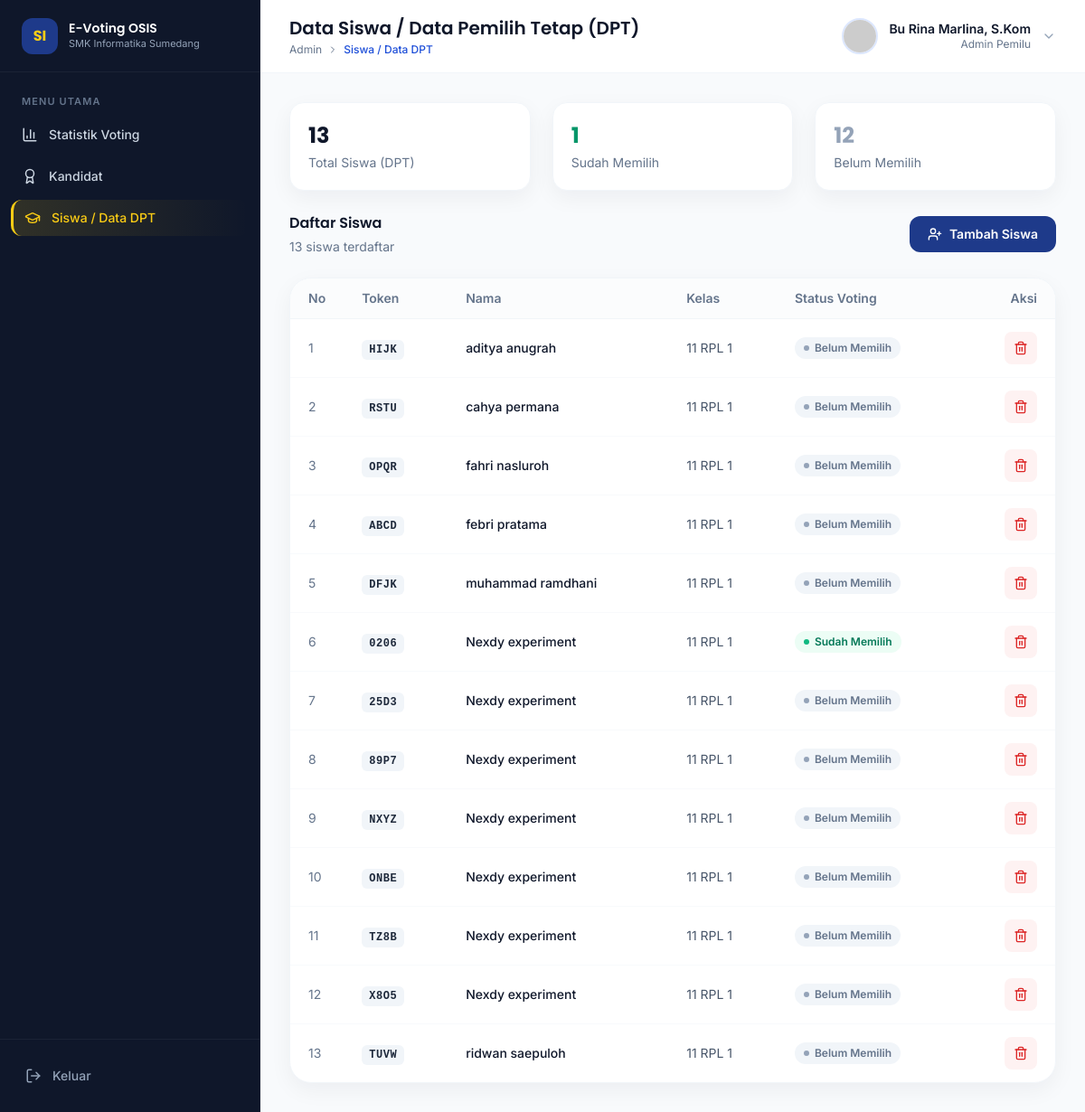
The page /piketos-full/admin/siswa.php on the database as committed earlier.
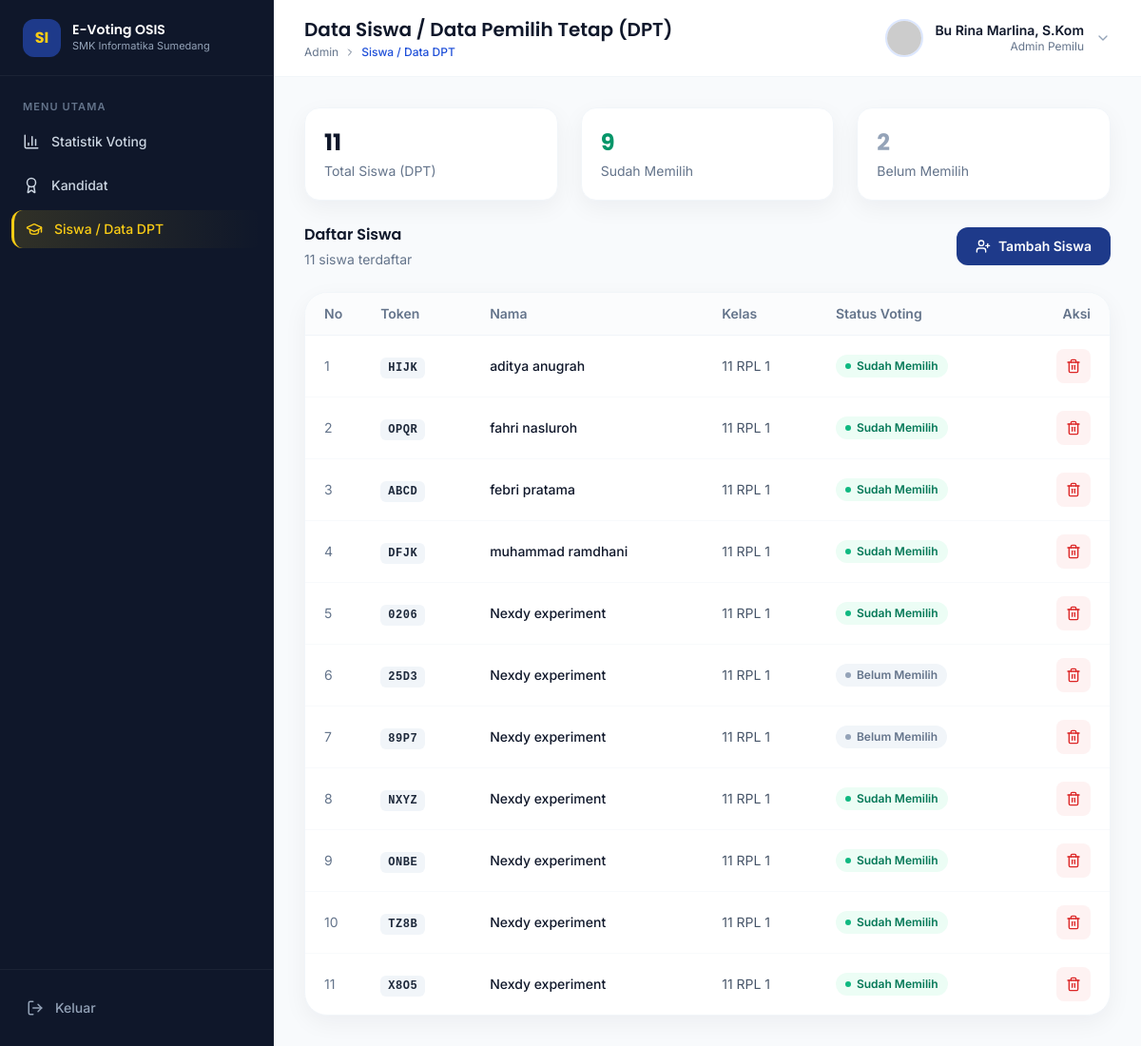
The same page on the database as committed later.
### tables this page shows
CREATE TABLE `tb_siswa` (
  `token` varchar(10) NOT NULL,
  `nama` varchar(100) NOT NULL,
  `kelas` varchar(20) NOT NULL,
  `status` tinyint(1) NOT NULL DEFAULT '0',
  `voted` int NOT NULL DEFAULT '0'
);

### piketos-full/api/conn.php (called while the page is built, shortened)
<?php
class MySQL {
  public $conn;
  public function __construct($host, $user, $pass, $db)
  {
    $this->conn = new mysqli($host, $user, $pass, $db);
  }
  public function select_siswa($where = "", $column = "*")
  {
    $sql = "SELECT $column FROM tb_siswa";
    if (!empty($where)) {
        $sql .= " WHERE $where";
    }
    $result = $this->conn->query($sql);
    return $result->fetch_all(MYSQLI_ASSOC);
  }
  public function persen_voting_siswa()
  {
    $total_query = $this->conn->query("SELECT COUNT(*) as total FROM tb_siswa");
    $total = $total_query->fetch_assoc()['total'];
    $belum_query = $this->conn->query("SELECT COUNT(*) as count FROM tb_siswa WHERE status = 0");
    $belum = $belum_query->fetch_assoc()['count'];
    $sudah_query = $this->conn->query("SELECT COUNT(*) as count FROM tb_siswa WHERE status = 1");
    $sudah = $sudah_query->fetch_assoc()['count'];
    $kandidat_query = $this->conn->query("SELECT COUNT(*) as count FROM tb_kandidat");
    $kandidat = $kandidat_query->fetch_assoc()['count'];
    $persen_belum = ($total > 0) ? ($belum / $total) * 100 : 0;
    $persen_sudah = ($total > 0) ? ($sudah / $total) * 100 : 0;
    return [
        'total_siswa' => $total,
        'belum_voting' => $belum,
        'sudah_voting' => $sudah,
        'persen_belum' => round($persen_belum),
        'persen_sudah' => round($persen_sudah),
        'kandidat' => $kandidat
    ];
  }
}
$host = "localhost";
$user = "root";
$pass = "";
$base = "db_piketos";
$conn = new MySQL($host, $user, $pass, $base);

### piketos-full/admin/siswa.php (the view, shortened to what the changed rows need)
<?php
$is_ajax = isset($_GET['ajax']) && $_GET['ajax'] == '1';
require_once __DIR__ . '/../api/conn.php';
$siswa_list = $conn->select_siswa('1 ORDER BY nama ASC');
$statistik  = $conn->persen_voting_siswa();
$pageTitle  = 'Data Siswa / Data Pemilih Tetap (DPT)';
$breadcrumb = ['Admin', 'Siswa / Data DPT'];
if (!$is_ajax) {
    require_once __DIR__ . '/../layout/partials/header.php';
    require_once __DIR__ . '/../layout/partials/navbar.php';
    ?>
    <main id="main-content" class="flex-1 p-4 sm:p-8 overflow-y-auto">
<?php } ?>
  <div class="grid grid-cols-1 sm:grid-cols-3 gap-6 mb-6">
    <div data-aos="fade-up" class="bg-white rounded-2xl p-5 border border-slate-100 shadow-[0_8px_24px_rgb(15,23,42,0.05)]">
      <p class="text-2xl font-display font-bold text-navy-900"><?= number_format($statistik['total_siswa'], 0, ',', '.') ?></p>
      <p class="text-sm text-slate-500 mt-1">Total Siswa (DPT)</p>
    </div>
    <div data-aos="fade-up" data-aos-delay="80" class="bg-white rounded-2xl p-5 border border-slate-100 shadow-[0_8px_24px_rgb(15,23,42,0.05)]">
      <p class="text-2xl font-display font-bold text-emerald-600"><?= number_format($statistik['sudah_voting'], 0, ',', '.') ?></p>
      <p class="text-sm text-slate-500 mt-1">Sudah Memilih</p>
    </div>
    <div data-aos="fade-up" data-aos-delay="160" class="bg-white rounded-2xl p-5 border border-slate-100 shadow-[0_8px_24px_rgb(15,23,42,0.05)]">
      <p class="text-2xl font-display font-bold text-slate-400"><?= number_format($statistik['belum_voting'], 0, ',', '.') ?></p>
      <p class="text-sm text-slate-500 mt-1">Belum Memilih</p>
    </div>
  </div>
  <div class="flex items-center justify-between mb-6 gap-4">
    <div>
      <h2 class="font-display font-semibold text-navy-900">Daftar Siswa</h2>
      <p class="text-sm text-slate-500 mt-1"><?= count($siswa_list) ?> siswa terdaftar</p>
    </div>
  </div>
  <div data-aos="fade-up" class="bg-white rounded-3xl border border-slate-100 shadow-[0_8px_24px_rgb(15,23,42,0.05)] overflow-hidden">
    <div class="overflow-x-auto">
      <table class="w-full text-sm">
        <thead>
          <tr class="border-b border-slate-100 bg-slate-50/60">
            <th class="text-left font-semibold text-slate-500 px-5 py-3 w-12">No</th>
            <th class="text-left font-semibold text-slate-500 px-5 py-3">Token</th>
            <th class="text-left font-semibold text-slate-500 px-5 py-3">Nama</th>
            <th class="text-left font-semibold text-slate-500 px-5 py-3">Kelas</th>
            <th class="text-left font-semibold text-slate-500 px-5 py-3">Status Voting</th>
            <th class="text-right font-semibold text-slate-500 px-5 py-3">Aksi</th>
          </tr>
        </thead>
        <tbody>
          <?php if (empty($siswa_list)): ?>
          <tr>
            <td colspan="6" class="text-center text-slate-400 px-5 py-10">Belum ada data siswa.</td>
          </tr>
          <?php else: foreach ($siswa_list as $i => $s): ?>
          <tr class="border-b border-slate-50 last:border-0 hover:bg-slate-50/60">
            <td class="px-5 py-3.5 text-slate-500"><?= $i + 1 ?></td>
            <td class="px-5 py-3.5">
              <code class="px-2 py-1 rounded-md bg-slate-100 text-navy-700 text-xs font-semibold tracking-wider"><?= htmlspecialchars($s['token']) ?></code>
            </td>
            <td class="px-5 py-3.5 font-medium text-navy-900"><?= htmlspecialchars($s['nama']) ?></td>
            <td class="px-5 py-3.5 text-slate-600"><?= htmlspecialchars($s['kelas']) ?></td>
            <td class="px-5 py-3.5">
              <?php if ((int) $s['status'] === 1): ?>
                <span class="inline-flex items-center gap-1.5 text-xs font-semibold text-emerald-700 bg-emerald-50 px-2.5 py-1 rounded-full">
                  <span class="w-1.5 h-1.5 rounded-full bg-emerald-500"></span> Sudah Memilih
                </span>
              <?php else: ?>
                <span class="inline-flex items-center gap-1.5 text-xs font-semibold text-slate-500 bg-slate-100 px-2.5 py-1 rounded-full">
                  <span class="w-1.5 h-1.5 rounded-full bg-slate-400"></span> Belum Memilih
                </span>
              <?php endif; ?>
            </td>
            <td class="px-5 py-3.5 text-right">
              <form action="hapus-siswa.php" method="POST" class="inline"
                    onsubmit="return confirm('Hapus <?= htmlspecialchars(addslashes($s['nama'])) ?> dari data siswa?');">
                <button type="submit" title="Hapus" class="w-9 h-9 rounded-lg bg-red-50 text-red-600 hover:bg-red-100 flex items-center justify-center ml-auto">
                  <i data-lucide="trash-2" class="w-4 h-4"></i>
                </button>
              </form>
            </td>
          </tr>
          <?php endforeach; endif; ?>
        </tbody>
      </table>
    </div>
  </div>
<?php if (!$is_ajax): ?>
    </main>
<?php endif; ?>
<?php if (!$is_ajax): ?>
  <?php require_once __DIR__ . '/../layout/partials/footer.php'; ?>
<?php endif; ?>

### layout/partials/navbar.php (shortened to what the changed rows need)
<?php
$pageTitle  = $pageTitle ?? 'Dashboard';
$breadcrumb = $breadcrumb ?? [$pageTitle];
?>
<div id="main-wrapper" class="flex-1 min-w-0 flex flex-col min-h-screen">
  <header class="sticky top-0 z-30 bg-white/90 backdrop-blur-md border-b border-slate-100">
    <div class="h-20 px-4 sm:px-8 flex items-center justify-between gap-4">
      <div class="flex items-center gap-3 min-w-0">
        <div class="min-w-0">
          <h1 id="pageTitleText" class="font-display font-semibold text-lg sm:text-xl text-navy-900 truncate"><?= htmlspecialchars($pageTitle) ?></h1>
          <div id="breadcrumbText" class="flex items-center gap-1.5 text-xs text-slate-500 mt-0.5 truncate">
            <?php foreach ($breadcrumb as $i => $crumb): ?>
              <?php if ($i > 0): ?><i data-lucide="chevron-right" class="w-3 h-3 shrink-0"></i><?php endif; ?>
              <span class="truncate <?= $i === count($breadcrumb) - 1 ? 'text-primary-600 font-medium' : '' ?>"><?= htmlspecialchars($crumb) ?></span>
            <?php endforeach; ?>
          </div>
        </div>
      </div>
    </div>
  </header>

Rows that differ between the two databases and show on the page:
removed tb_siswa: token "RSTU", nama "cahya permana", kelas "11 RPL 1", status 0 (drawn)
removed tb_siswa: token "TUVW", nama "ridwan saepuloh", kelas "11 RPL 1", status 0 (drawn)
changed tb_siswa "aditya anugrah": status "Belum Memilih" → "Sudah Memilih"
changed tb_siswa "fahri nasluroh": status "Belum Memilih" → "Sudah Memilih"
changed tb_siswa "febri pratama": status "Belum Memilih" → "Sudah Memilih"
changed tb_siswa "muhammad ramdhani": status "Belum Memilih" → "Sudah Memilih"
changed tb_siswa "NXYZ": status "Belum Memilih" → "Sudah Memilih"
changed tb_siswa "ONBE": status "Belum Memilih" → "Sudah Memilih"
changed tb_siswa "TZ8B": status "Belum Memilih" → "Sudah Memilih"
changed tb_siswa "X8O5": status "Belum Memilih" → "Sudah Memilih"
Other text that changed with them:
$statistik['total_siswa']: "13" → "11"
$statistik['sudah_voting']: "1" → "9"
$statistik['belum_voting']: "12" → "2"
count($siswa_list): "13" → "11"
